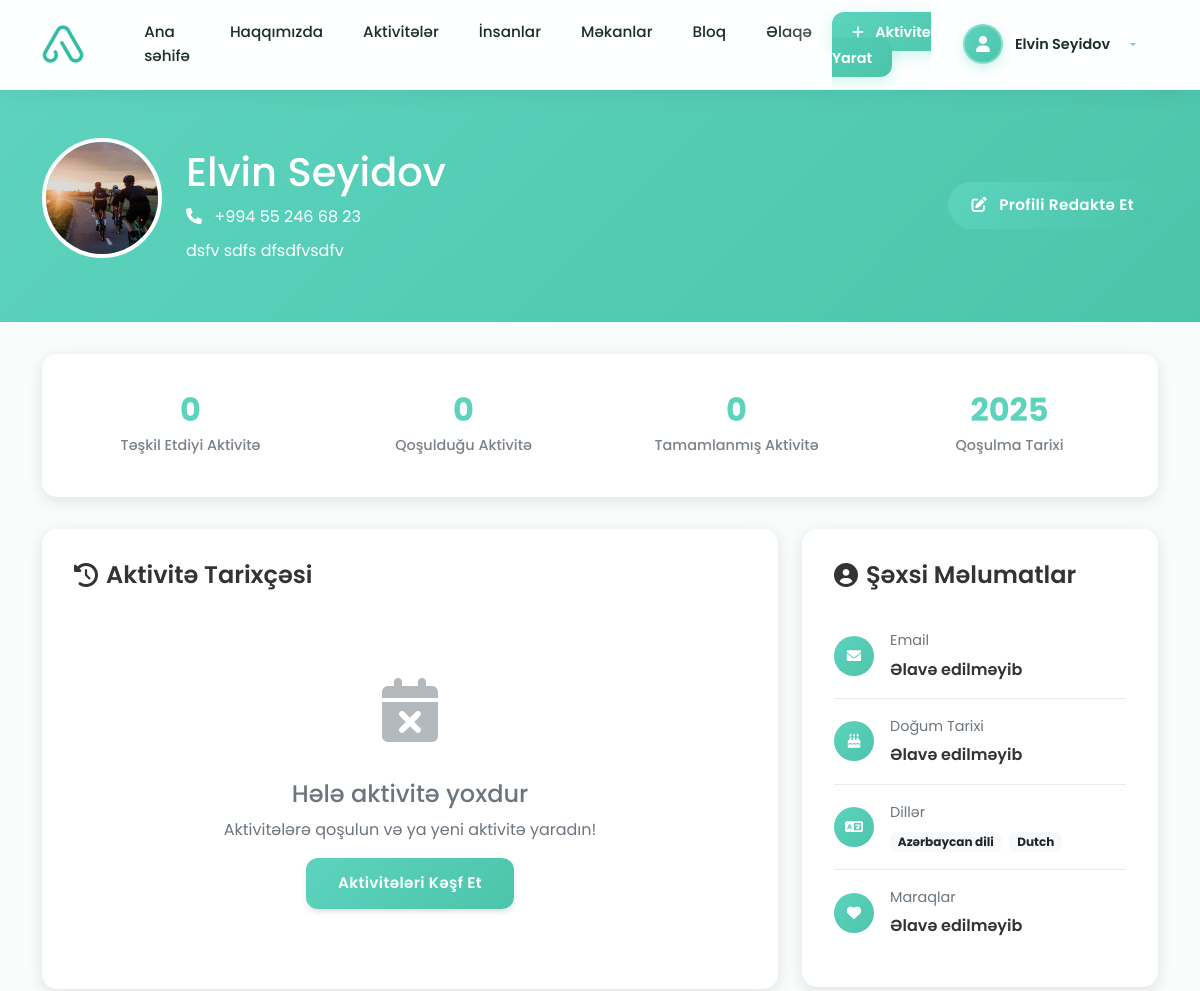
Page /accounts/profile/ (signed in, upper part) on the earlier database version.
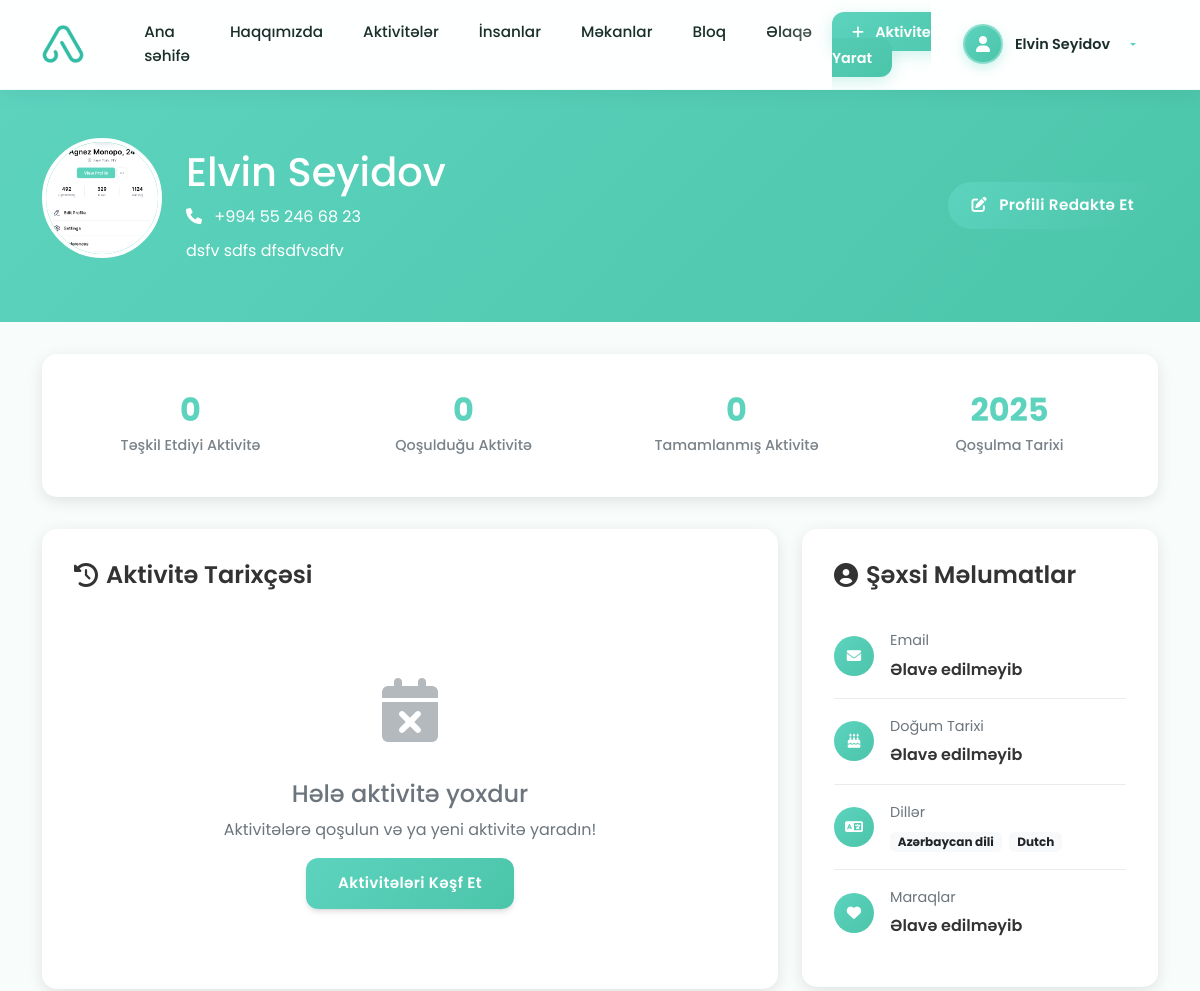
Same page on the later database version.
### accounts/models.py (models this page shows, shortened)
class UserImage(models.Model):
    user = models.ForeignKey(User, on_delete=models.CASCADE, related_name='images')
    image = models.ImageField(upload_to=user_image_path)
    is_primary = models.BooleanField(default=False)
    order = models.PositiveIntegerField(default=0)
    uploaded_at = models.DateTimeField(auto_now_add=True)
    class Meta:
        ordering = ['order', 'uploaded_at']
        unique_together = ['user', 'order']

### accounts/views.py (the view)
# urls.py: path('profile/', views.profile, name='profile'),
@login_required
def profile(request):
    from activities.models import ActivityParticipant, Activity
    from .models import UserImage
    primary_image = UserImage.objects.filter(user=request.user, is_primary=True).first()
    if not primary_image:
        primary_image = UserImage.objects.filter(user=request.user).first()
    organized_activities = Activity.objects.filter(organizer=request.user).order_by('-created_at')
    organized_activities_count = organized_activities.count()
    joined_participations = ActivityParticipant.objects.filter(
        user=request.user,
        status='approved'
    ).select_related('activity').order_by('-join_requested_at')
    joined_activities_count = joined_participations.count()
    from django.utils import timezone
    completed_participations = joined_participations.filter(
        activity__end_date__lt=timezone.now()
    )
    completed_activities_count = completed_participations.count()
    recent_activities = list(joined_participations[:5]) + list(organized_activities[:5])
    recent_activities = sorted(recent_activities, key=lambda x: x.join_requested_at if hasattr(x, 'join_requested_at') else x.created_at, reverse=True)[:10]
    context = {
        'primary_image': primary_image,
        'organized_activities_count': organized_activities_count,
        'joined_activities_count': joined_activities_count,
        'completed_activities_count': completed_activities_count,
        'recent_activities': recent_activities,
    }
    return render(request, 'accounts/profile.html', context)

### accounts/models.py (called while the page is built)
    def get_full_name(self):
        if self.first_name and self.last_name:
            return f"{self.first_name} {self.last_name}"
        return self.phone

### templates/accounts/profile.html (shortened to what the changed rows need)
{% extends 'base.html' %}
{% load static %}
{% block content %}
<div class="profile-header">
    <div class="container">
        <div class="row align-items-center">
            <div class="col-md-8">
                <div class="d-flex align-items-center">
                    {% if primary_image %}
                        <img src="{{ primary_image.image.url }}" alt="{{ user.get_full_name }}" class="profile-avatar">
                    {% else %}
                        <div class="profile-default-avatar">
                            <i class="fas fa-user"></i>
                        </div>
                    {% endif %}
                    <div class="ms-4">
                        <h1 class="mb-2">{{ user.get_full_name|default:"İstifadəçi" }}</h1>
                        <p class="mb-2 opacity-90">
                        </p>
                        {% if user.bio %}
                            <p class="mb-0 opacity-80">{{ user.bio|truncatewords:20 }}</p>
                        {% endif %}
                    </div>
                </div>
            </div>
        </div>
    </div>
</div>
{% endblock %}

Differences in the rows shown:
removed UserImage: image (picture)
added UserImage: image (picture)
